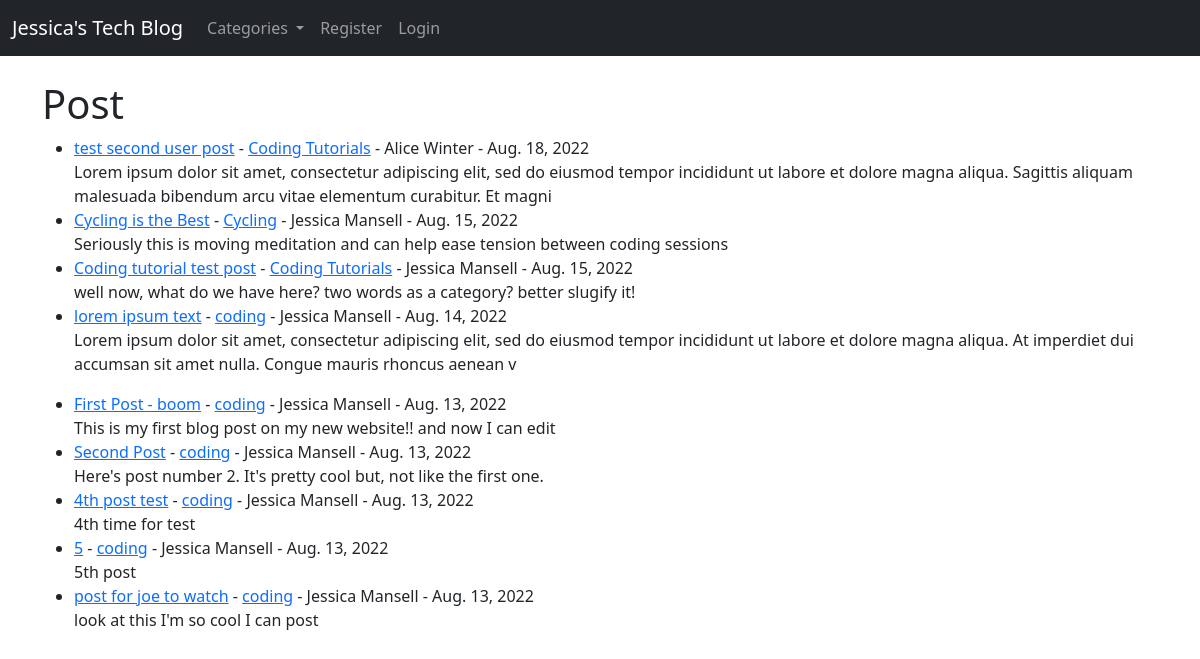
The app's page /, older data.
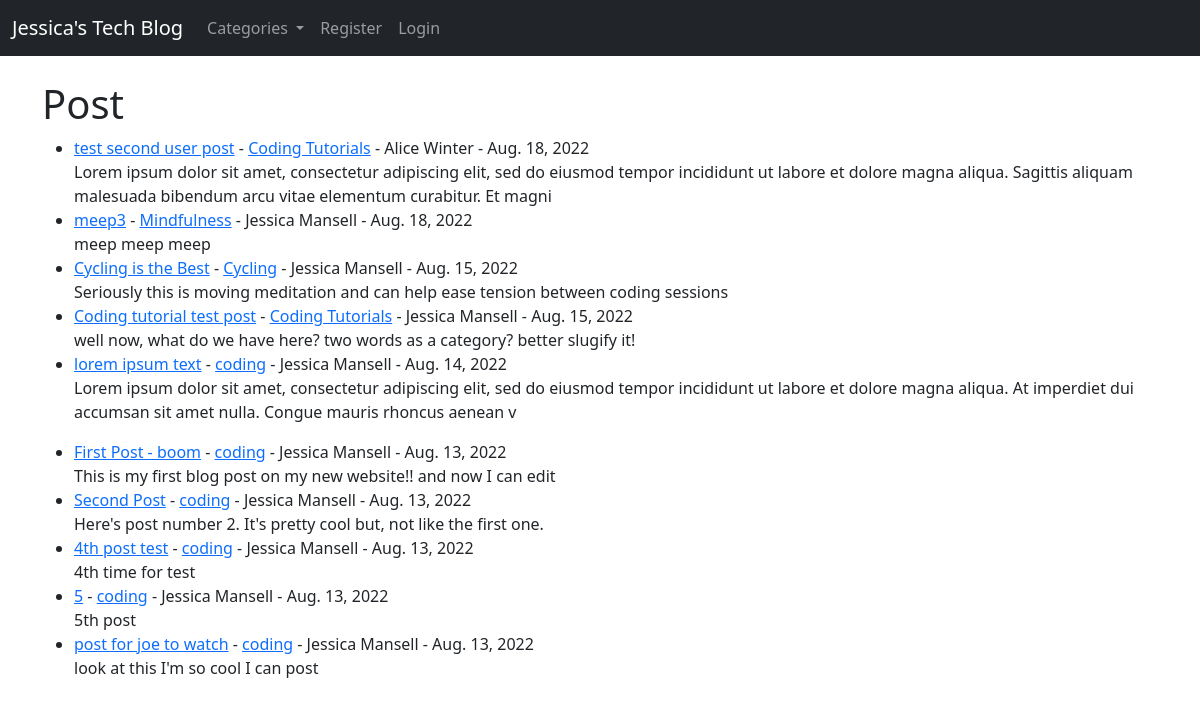
The same page, newer data.
### blogsite/models.py (models this page shows, shortened)
class Post(models.Model):
    title = models.CharField(max_length=255)
    title_tag = models.CharField(max_length=255)
    author = models.ForeignKey(User, on_delete=models.CASCADE)
    body = RichTextField(blank=True, null=True)
    post_date = models.DateField(auto_now_add=True)
    category = models.CharField(max_length=255, default='Coding')
    likes = models.ManyToManyField(User, related_name='blog_posts')

### blogsite/views.py (the view)
# urls.py: path('', HomeView.as_view(), name="home"),
class HomeView(ListView):
    model = Post
    template_name = 'index.html'
    ordering = ['-post_date']
    def get_context_data(self, *args, **kwargs):
        cat_menu = Category.objects.all()
        context = super(HomeView, self).get_context_data(*args, **kwargs)
        context["cat_menu"] = cat_menu
        return context

### blogsite/models.py (called while the page is built)
    def __str__(self):
        return self.name

### blogsite/templates/index.html (shortened to what this page needs)
    {% extends 'base.html' %}
    {% block content %}
    <h1>Post</h1>
    <ul>
    {% for post in object_list %}
        <li><a href="{% url 'article-detail' post.pk %}">{{ post.title }}</a>
            - <a href="{% url 'category' post.category|slugify %}">{{ post.category }}</a>
            - {{ post.author.first_name }}
        {{ post.author.last_name }} -
        {{ post.post_date }} <br/>
            {{ post.body|slice:":200"|safe }}</li>
    {% endfor %}
    </ul>
    {% endblock %}

Row changes from the older to the newer data that the page shows:
added Post: title "meep3", category "Mindfulness", author.first_name "Jessica", author.last_name "Mansell", post_date "Aug. 18, 2022", body "meep meep meep"
